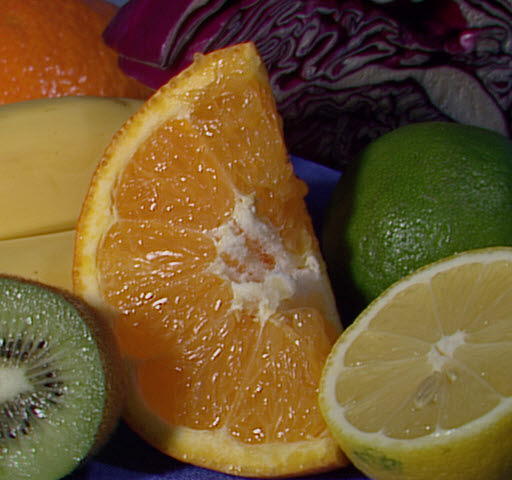
#> input picture 강의자료/[10주차]DIP08_ColorCoordinates/data/fruits.jpg, 512 x 480 px
$ python Cl3.Adjust_SV.py
#> lines starting #> are read from the running program, lines starting #| are printed output that depends on the picture; long printed decimals are rounded
"""

1. 프로그램의 기능 - 채도와 밝기를 변환시킨다.

2. 프로그램의 목표
    Hue는 고정하고 S, V를 변화시킨 후 역 변환하여 S, V의 변화가 어떤 결과를 낳는지 고찰한다.
    채도(Saturation, S)
    명도(Value, V)

3. 프로그램에서 점검 포인트
    실습 1, 2 : uint8 FULL, float32 - 2가지 데이터 타입으로 이루어진 HSV 좌표계의 S값의 변화영향을 고찰한다.
    실습 3: 부동소수에 대해 HSV 좌표계의 S, V값의 동시 변화영향을 고찰한다.
            RGB역변환 과정에 값의 범위 초과 경고가 발생하기도 한다.

4. 미션
    1) 원본 영상의 S와 V 성분을 약화 혹은 강화를 꾀하는 프로그램을 작성하시오.
    2) 이를 OpenCV Trackbar를 적용하여 구현하시오.

5. 질문

"""


import numpy as np
import cv2 as cv
from matplotlib import pyplot as plt

#=============================================================================================
# 영상이 존재하는 폴더와 파일 이름을 지정하여 영상 파일 읽어 내기
# 다음 사례를 활용하여 영상 파일이 있는 폴더를 적절히 지정하시오.
#Path = 'd:\Work\StudyImages\Images\\'       # \\ 오류 발생 방지. \만 쓰면 오류.
Path = '../data/'
Name = 'lenna.tif'
Name = 'monarch.bmp'
Name = 'fruits.jpg'
# [10 lines of commented-out code are left out]


FullName = Path + Name
img = cv.imread(FullName)
#> img is the input picture: shape (480, 512, 3); mean B, G, R 45.8, 85.4, 111
# assert condition, message  : condition이 false이면  message 출력하면서 AssertError 발생.
assert img is not None, 'No image file....!'  # 입력 영상을 제대로 읽어오지 못하여 NULL을 반환.


# RGB <-> BGR 간의 영상 평면의 배열을 바꾸는 함수를 정의한다.
# 1) cv의 BGR 배열을 python의 RGB 배열로 바꾸어 반환한다.
def cv2py(cvBGR):
    b, g, r = cv.split(cvBGR)
    return cv.merge([r,g,b])            # Python RGB 배열

# 2) python의 RGB 배열을 cv의 BGR 배열로 바꾸어 반환한다.
def py2cv(pyRGB):
    r, g, b = cv.split(pyRGB)
    return cv.merge([b,g,r])            # cv RGB 배열

# ============================================================================================


"""
# 방법 1 ======================================================================================
# 채도만 변화를 주어 다시 역변환해서 보인다.
# uint8 정수 버전
# HSV중 H는 0~255의 범위에 있다. 이른바 FULL
# =============================================================================================

# 원본 영상 출력
plt.figure(num='Original Image & its satuartion adjustments: uint8 type image(FULL)', figsize=(13, 8))
imgP = cv2py(img)       # Python RGB 배열
#imgP = cv.cvtColor(img, cv.COLOR_BGR2RGB)       # OpenCV 함수가 있음.
plt.subplot(231)
plt.imshow(imgP)
plt.title('original')
plt.xticks([]), plt.yticks([])


# 원본 영상의 HSV 좌표 변환. BGR을 HSV 좌표계로 변환한다.
imgHSV = cv.cvtColor(img, cv.COLOR_BGR2HSV_FULL )
#print('sat max=', np.max(np.max(imgHSV[:,:,1])))   # 255인 것으로 판명됨
print('imgHSV.dtype=', imgHSV.dtype)
# 처리될 영상의 생성
imgNew = imgHSV.copy()

# 6단계의 채도 변화 관찰. 0~255이 넘는 Hue에 대해 자동 절환이 일어나는지 살핀다.
i=1
scale_list = np.linspace(0.2, 2, 5)  # (start, stop, num). stop까지 포함.
for scale in scale_list:
    print('scale={:5.2f}'.format(scale))
    imgSat = imgHSV[:, :, 1].astype("float32") * scale
    print('imgSat max=', np.amax(imgSat))

    # unit8 타입에 대해서는 원래 수동 clipping이 필요하다.
    # 아래의 수동 변환 작업(방법1 혹은 방법2)이 필요하다.

    # clipping 방법1
    #imgGE = imgSat >= 256
    #imgLess = imgSat < 256
    #imgNew[:, :, 1] = imgGE * 255 + imgSat * imgLess    # 255 넘는 것(이것은 255로 clipping한다) + 255 넘지 못하는 것.

    # clipping 방법2
    imgNew[:, :, 1] = np.clip(imgSat, 0, 255)

    # [7 lines of commented-out code are left out]


    imgDisplay = cv.cvtColor(imgNew, cv.COLOR_HSV2RGB_FULL)
    plt.subplot(231+int(i))
    plt.imshow(imgDisplay)
    str_sft = '{:5.2f}'.format(scale)
    plt.title('scale: *'+str_sft)
    plt.xticks([]), plt.yticks([])
    i +=1
plt.show()
# exit()
"""
#=============================================================================================


"""
# 방법 2 ======================================================================================
# 채도만 변화를 주어 다시 역변환해서 보인다.
# 부동소수 버전
# 주의 사항 : cvtColor() 함수의 입력 영상의 부동소수 지원 범위. 0 to 1 for CV_32F images
# 입력 영상이 부동 소수일 때 HSV로 변환되고 난 이후는 H의 범위는 0~360의 범위를 가진다.
#=============================================================================================

img = img.astype("float32") /255

# 원본 영상 출력
plt.figure(num='Original Image & its satuartion adjustments: floating point type', figsize=(14, 8))
imgP = cv2py(img)       # Python RGB 배열
#imgP = cv.cvtColor(img, cv.COLOR_BGR2RGB)       # OpenCV 함수가 있음. float64는 지원안됨.
plt.subplot(231)
plt.imshow(imgP)
plt.title('original')
plt.xticks([]), plt.yticks([])


# 원본 영상의 HSV 좌표 변환. BGR을 HSV 좌표계로 변환한다.
imgHSV = cv.cvtColor(img, cv.COLOR_BGR2HSV )

# 처리될 영상의 생성
imgNew = imgHSV.copy()
print("imgNew.dtype=", imgNew.dtype)

i=1
scale_list = np.linspace(0.2, 2, 5)  # (start, stop, num). stop까지 포함.
for scale in scale_list:
    print('scale={:5.2f}'.format(scale))
    imgSat = imgHSV[:, :, 1] * scale
    print('imgSat max=', np.amax(imgSat))

    # uint8 타입과는 달리 부동소수에서는 clipping 작업은 적어도 OpenCV에서는 불필요한 것으로 판단되었다.
    # 부동소수에서는 saturation 값이 1이 넘겠지만 HSV -> RGB에 영향을 주지 않았다.
    # 아마도 HSV2RGB에서 RGB에 영향을 주어 Hue, Value에 부작용을 미쳤을 것으로 예상된다.

    imgNew[:, :, 1] = imgSat
    imgDisplay = cv.cvtColor(imgNew, cv.COLOR_HSV2RGB)
    plt.subplot(231+int(i))
    plt.imshow(imgDisplay)
    str_sft = '{:5.2f}'.format(scale)
    plt.title('Saturation Shift: *'+str_sft)
    plt.xticks([]), plt.yticks([])
    i += 1
plt.show()
# exit()
"""


# 실험 3 ======================================================================================
# S, V의 값을 바꾼 후 다시 역변환해서 출력하면 영상이 어떤 효과가 나타나는지 보인다.
# 부동소수 버전 - 간략해서 학생 학습용으로 추천
# HSV 좌표계에서 채도와 명도 정보를 조정해서 역변환한다.
# 주의 사항 : cvtColor() 함수의 입력 영상의 부동소수 지원 범위. 0 to 1 for CV_32F images
# 입력 영상이 부동 소수일 때 HSV로 변환되고 난 이후는 H의 범위는 0~360의 범위를 가진다.
# =============================================================================================

img = img.astype("float32") / 255
#img = img/255           # float64는 지원안됨.

# 원본 영상 출력
plt.figure(num='Original Image & its SV adjustments: floating point type', figsize=(13, 8))
#imgP = cv2py(img)       # Python RGB 배열
imgP = cv.cvtColor(img, cv.COLOR_BGR2RGB)       # OpenCV 함수가 있음. float64는 지원안됨.
plt.subplot(231)
plt.imshow(imgP)
plt.title('original')
plt.xticks([]), plt.yticks([])


# 원본 영상의 HSV 좌표 변환. BGR을 HSV 좌표계로 변환한다.
imgHSV = cv.cvtColor(img, cv.COLOR_BGR2HSV )
#> imgHSV: shape (480, 512, 3) float32; mean H, S, V 96, 0.6, 0.4

# 처리될 영상의 생성
imgNew = imgHSV.copy()
#print("imgNew.dtype=", imgNew.dtype)


# 변화시킬 채도와 밸류의 스케일값을 조합으로 리스트로 만든다.
scale_list = [[0.1, 0.1], [0.4, 0.4], [1.5, 1.5], [2.0, 2.0], [3.0, 3.0]]
scale_list = [[0.2, 1.0], [0.4, 1.5], [1.5, 1.5], [2.0, 1.5], [3.0, 1.4]]
for i, (Sscale, Vscale) in enumerate(scale_list, start=1) :
    print(f'{i}: Sscale={Sscale:1.2f}, Vscale={Vscale:1.2f}')
    imgSat = imgHSV[:, :, 1] * Sscale
    imgVal = imgHSV[:, :, 2] * Vscale
    #print('imgSat max={:4.2f}'.format(np.max(np.max(imgSat))))
    print(f'imgSat max={np.max(imgSat):4.2f}')

    # uint8 타입과는 달리 부동소수에서는 clipping 작업은 적어도 OpenCV에서는 불필요한 것으로 판단되었다.
    # 부동소수에서는 SV 값이 1이 넘어도 HSV -> RGB 역변환에는 영향을 주지 않았다.

    imgNew[:, :, 1] = imgSat
    imgNew[:, :, 2] = imgVal
    imgDisplay = cv.cvtColor(imgNew, cv.COLOR_HSV2RGB)
    print('imgDisplay.dtype=', imgDisplay.dtype, np.amax(imgDisplay[:, :, 0]),
          np.amax(imgDisplay[:, :, 1]), np.amax(imgDisplay[:, :, 2]))
    plt.subplot(231 + i)

    # clipping을 안하면 범위초과 경고오류 발생.
    imgDisplay = np.clip(imgDisplay, 0, 1)  # min=0, max=1

    plt.imshow(imgDisplay)
    plt.title(f'S * {Sscale:4.2f}, V * {Vscale:4.2f}')
    plt.xticks([]), plt.yticks([])
#> this loop made 5 passes
#| imgSat max=0.20
#| imgDisplay.dtype= float32 0.978 0.9859 1.0
#| imgSat max=0.40
#| imgDisplay.dtype= float32 1.441 1.458 1.5
#| imgSat max=1.50
#| imgDisplay.dtype= float32 1.441 1.382 1.5
#| imgSat max=2.00
#| imgDisplay.dtype= float32 1.441 1.382 1.5
#| imgSat max=3.00
#| imgDisplay.dtype= float32 1.345 1.290 1.4
#> pass 1, `imgSat = imgHSV[:, :, 1] * Sscale`:
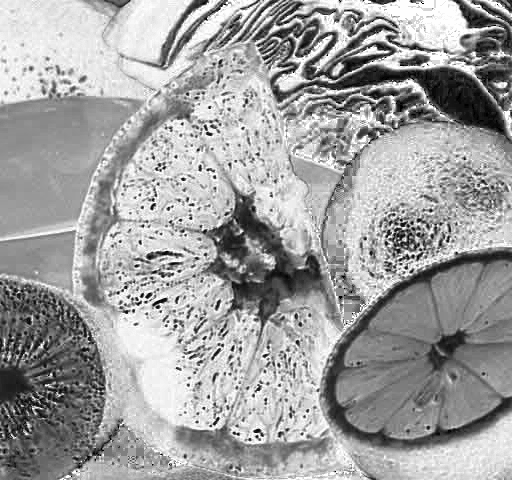
#> imgSat: shape (480, 512) float32; min 0, max 0.2, mean 0.126; drawn with min black and max white
#> pass 1, `imgVal = imgHSV[:, :, 2] * Vscale`:
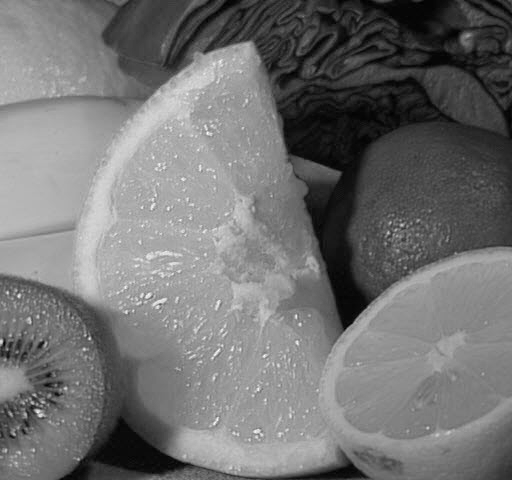
#> imgVal: shape (480, 512) float32; min 0, max 1, mean 0.447
#> pass 1, `imgDisplay = cv.cvtColor(imgNew, cv.COLOR_HSV2RGB)`:
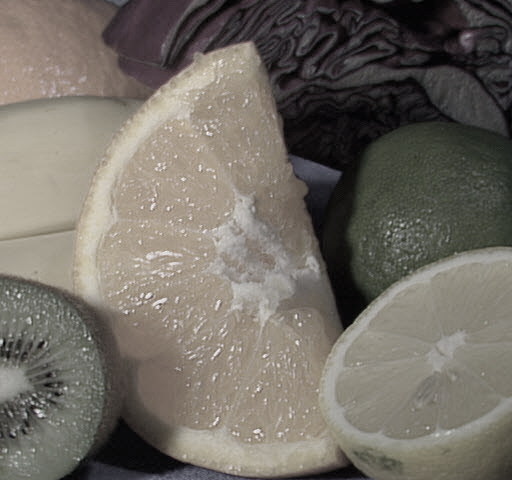
#> imgDisplay: shape (480, 512, 3) float32; mean R, G, B 0.445, 0.425, 0.394
#> pass 2, `imgSat = imgHSV[:, :, 1] * Sscale`:
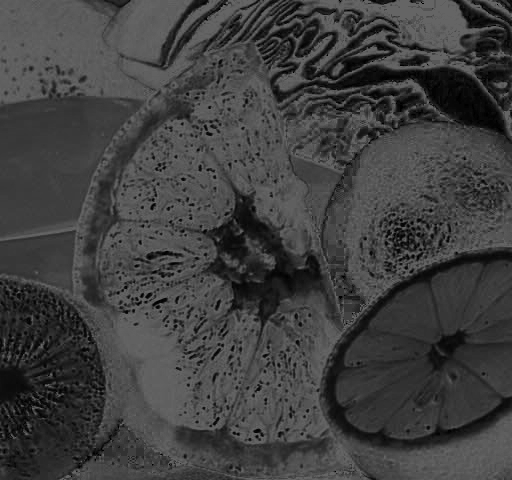
#> imgSat: shape (480, 512) float32; min 0, max 0.4, mean 0.252
#> after the loop: imgNew: shape (480, 512, 3) float32; mean H, S, V 96, 1.9, 0.6

plt.show()
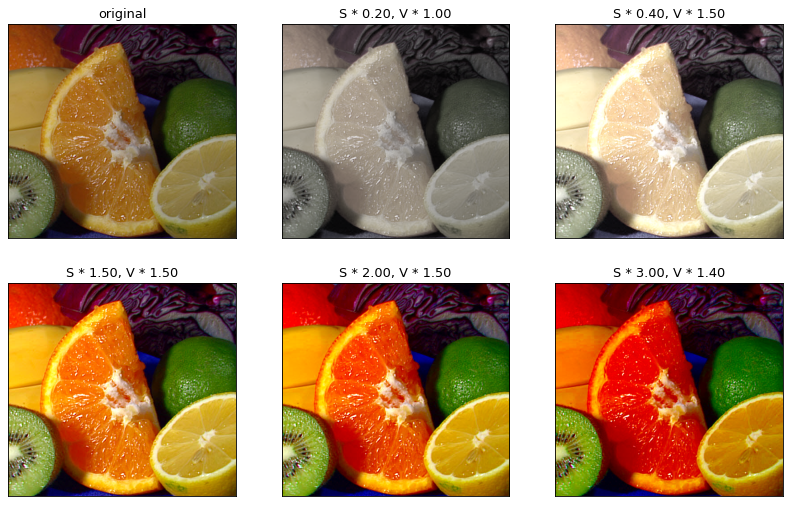
#> figure drawn by matplotlib, 6 panels

exit()
#> (the program exits here)

$ run again, with 강의자료/07주차_DIP07_ImageEnhancement/data/bukak.jpg copied over 강의자료/[10주차]DIP08_ColorCoordinates/data/fruits.jpg
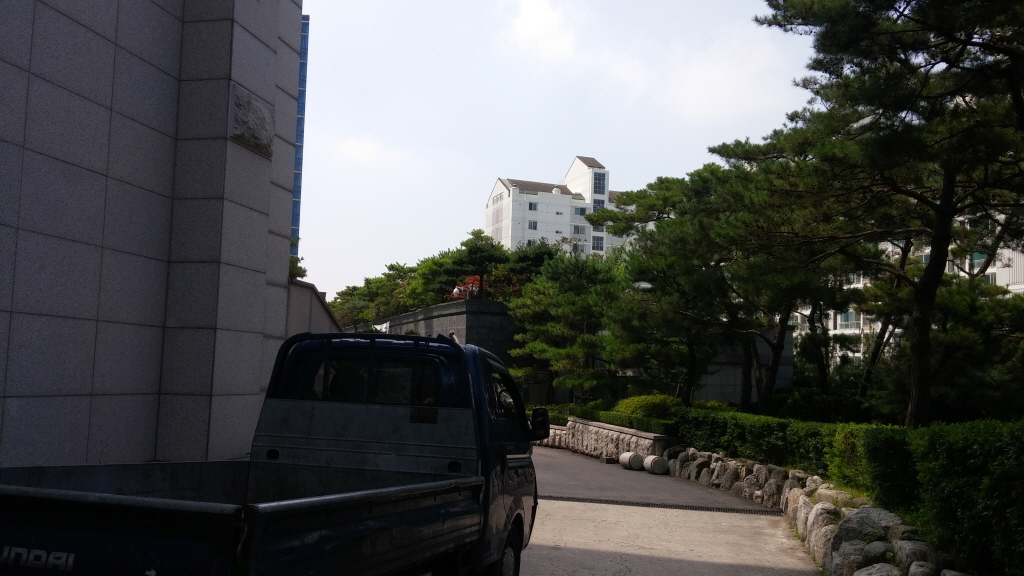
#> input picture 강의자료/07주차_DIP07_ImageEnhancement/data/bukak.jpg, 1024 x 576 px
#> img is the input picture: shape (576, 1024, 3); mean B, G, R 76.5, 77.3, 76.4
#> imgHSV: shape (576, 1024, 3) float32; mean H, S, V 157.6, 0.3, 0.3
#> the loop `for i, (Sscale, Vscale) in enumerate(scale_list, start=1) :` made 5 passes
#| imgSat max=0.20
#| imgDisplay.dtype= float32 1.0 1.0 1.0
#| imgSat max=0.40
#| imgDisplay.dtype= float32 1.5 1.5 1.5
#| imgSat max=1.50
#| imgDisplay.dtype= float32 1.5 1.5 1.5
#> (further printed lines are left out)
#> pass 1, `imgSat = imgHSV[:, :, 1] * Sscale`:
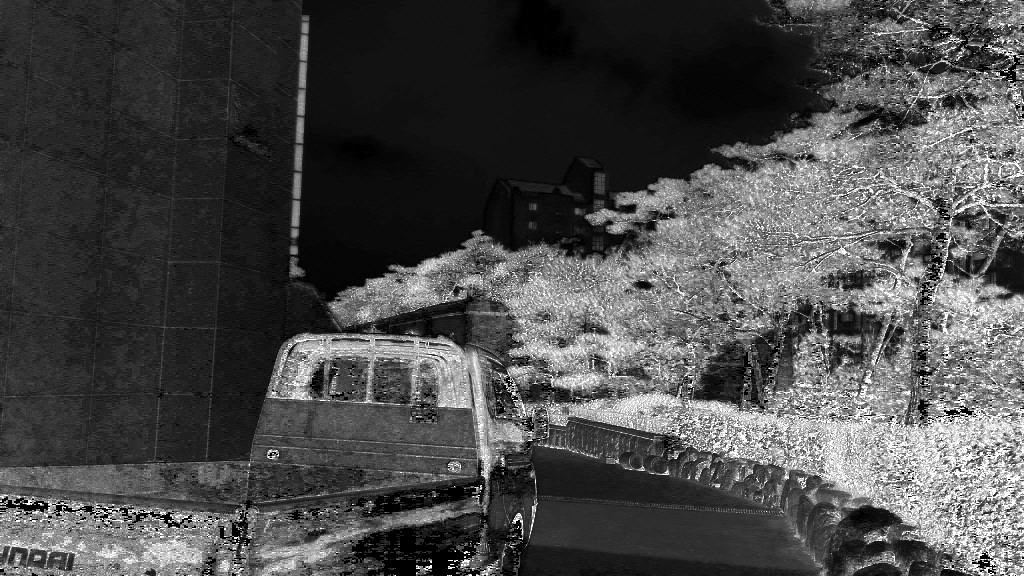
#> imgSat: shape (576, 1024) float32; min 0, max 0.2, mean 0.0583; drawn with min black and max white
#> pass 2, `imgSat = imgHSV[:, :, 1] * Sscale`:
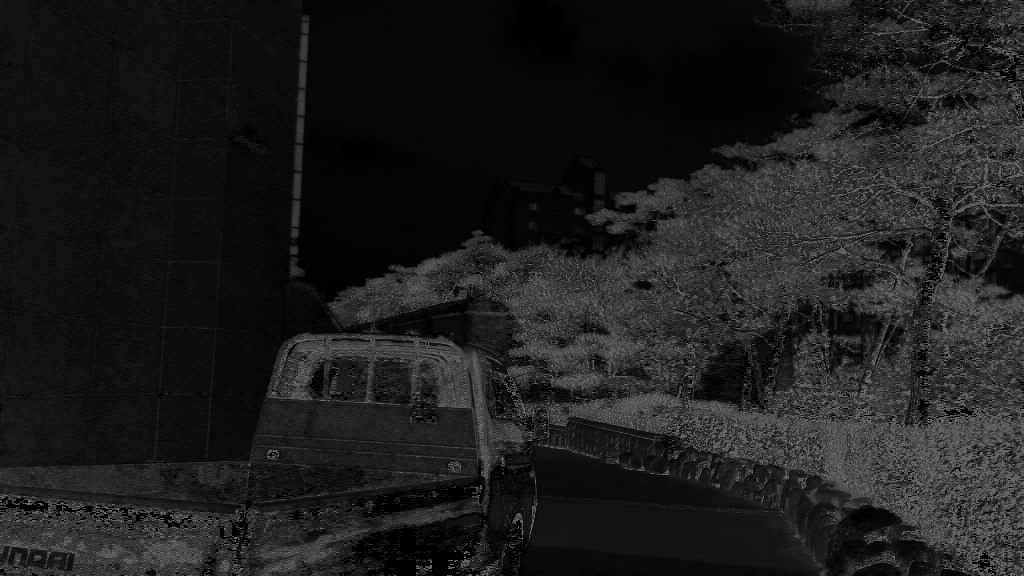
#> imgSat: shape (576, 1024) float32; min 0, max 0.4, mean 0.117

$ run again, with 강의자료/[10주차]DIP08_ColorCoordinates/data/colorbar_chart.jpg copied over 강의자료/[10주차]DIP08_ColorCoordinates/data/fruits.jpg
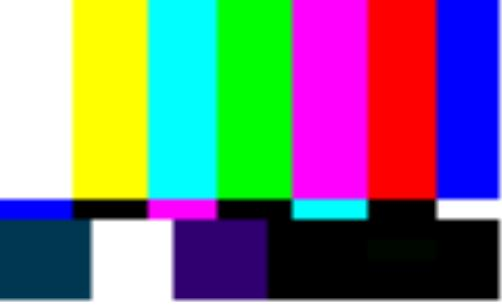
#> input picture 강의자료/[10주차]DIP08_ColorCoordinates/data/colorbar_chart.jpg, 502 x 305 px
#> img is the input picture: shape (305, 502, 3); mean B, G, R 128, 120.9, 120.1
#> imgHSV: shape (305, 502, 3) float32; mean H, S, V 132.2, 0.7, 0.8
#> the loop `for i, (Sscale, Vscale) in enumerate(scale_list, start=1) :` made 5 passes
#| imgSat max=0.20
#| imgDisplay.dtype= float32 1.0 1.0 1.0
#| imgSat max=0.40
#| imgDisplay.dtype= float32 1.5 1.5 1.5
#| imgSat max=1.50
#| imgDisplay.dtype= float32 1.5 1.5 1.5
#> (further printed lines are left out)
#> pass 1, `imgDisplay = cv.cvtColor(imgNew, cv.COLOR_HSV2RGB)`:
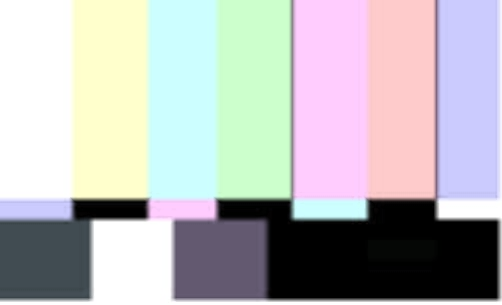
#> imgDisplay: shape (305, 502, 3) float32; mean R, G, B 0.721, 0.721, 0.727
#> pass 2, `imgSat = imgHSV[:, :, 1] * Sscale`:
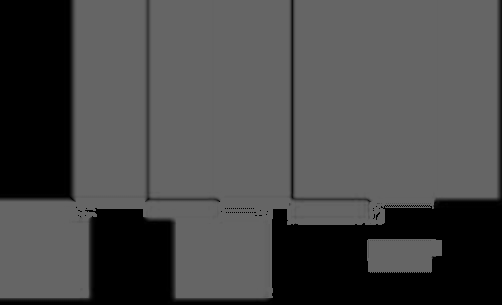
#> imgSat: shape (305, 502) float32; min 0, max 0.4, mean 0.285
